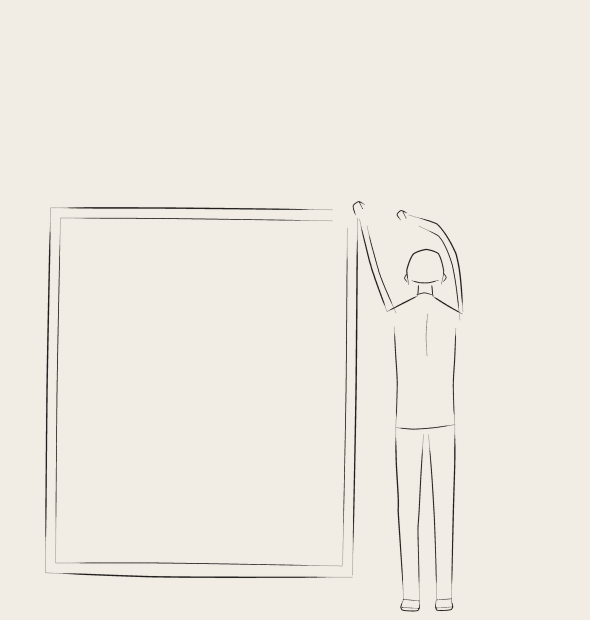
#> input picture illustration/samples/about_frame_paper.png, 1180 x 1240 px, given in place of merida-moment-3.jpg, which was not available (shown at 1/2 size)
$ python scene.py
#> lines starting #> are read from the running program, lines starting #| are printed output that depends on the picture; pictures that were not available may be replaced by others from this repository, and a replacement may not be noted
### illustration/linen.py
"""
Hessentials — drawing-on-linen candidate generator.
Programmatic synthesis (no diffusion): authored imperfection is the point.

Two sources:
  A) Re-ground Jordan's own hand-drawn face (fully owned, genuinely misregistered)
  B) Procedural blind-contour faces — one wandering navy line with authored
     overshoot, doubling-back, and per-feature misregistration.

Target per drawing-style-study.md: thin near-continuous navy line, features
recognizable but spatially displaced, raw woven-linen ground, huge negative
space, no shading, loose / off-center, intimate. NOT clean / symmetrical /
decorative / vector-like.
"""
import numpy as np
from PIL import Image, ImageDraw, ImageFilter
import os

OUT = os.path.join(os.path.dirname(os.path.abspath(__file__)), "samples")
os.makedirs(OUT, exist_ok=True)

# Sampled from this.jpg
LINEN_RGB = np.array([190, 173, 152], float)
INK_RGB   = np.array([28, 31, 44], float)   # dark navy near-black

# ---------------------------------------------------------------- linen ground
def linen_ground(w, h, seed=0, tone=0.0):
    """Warm tan woven texture. tone shifts overall warmth/value slightly."""
    rng = np.random.default_rng(seed)
    base = LINEN_RGB + np.array([tone*6, tone*4, tone*2])
    img = np.ones((h, w, 3)) * base

    yy, xx = np.mgrid[0:h, 0:w].astype(float)
    # woven tooth with WANDERING thread spacing (organic, not graph-paper).
    # Phase accumulates a noisy step so thread pitch drifts across the cloth.
    px = (3.0 + rng.normal(0, 0.9, w).cumsum()*0.0 + np.cumsum(0.9+rng.normal(0,0.18,w)))
    py = (np.cumsum(1.0+rng.normal(0,0.20,h)))
    warp = np.sin(px[None, :]*1.9) * (5.5 + rng.normal(0, 1.4, (1, w)))
    weft = np.sin(py[:, None]*1.7) * (5.5 + rng.normal(0, 1.4, (h, 1)))
    # broken threads: some rows/cols fade (slubs)
    warp *= (0.6 + 0.4*np.clip(np.sin(px[None,:]*0.13)+rng.normal(0,0.3,(1,w)),0,1))
    weft *= (0.6 + 0.4*np.clip(np.sin(py[:,None]*0.11)+rng.normal(0,0.3,(h,1)),0,1))
    img += (warp + weft)[..., None]

    # fiber grain (fine) + horizontal slub streaks (coarse)
    img += rng.normal(0, 5.5, (h, w, 1))
    slub = rng.normal(0, 1, (h, 1))
    slub = np.asarray(Image.fromarray(((slub-slub.min())/(np.ptp(slub)+1e-6)*255)
            .astype(np.uint8)).filter(ImageFilter.GaussianBlur(2)), float)/255.0
    img += (slub[..., None]-0.5) * 9.0

    # large-scale uneven dye (low-freq luminance drift)
    lf = rng.normal(0, 1, (h//40+2, w//40+2))
    lf = np.asarray(Image.fromarray(((lf-lf.min())/(np.ptp(lf)+1e-6)*255).astype(np.uint8))
                    .resize((w, h), Image.BICUBIC), float)/255.0
    img += (lf[..., None]-0.5) * 14.0

    # faint vignette so the panel feels lit, not flat
    cx, cy = w*0.5, h*0.46
    r = np.sqrt(((xx-cx)/(w*0.62))**2 + ((yy-cy)/(h*0.62))**2)
    img -= (np.clip(r-0.55, 0, 1)**1.6 * 20)[..., None]

    return np.clip(img, 0, 255)

# [124 lines left out: functions ink_on_linen, stroke_alpha, wander, short_hatch, proc_face, not called in this run]

# ----------------------------------------------------------------------- render
# [5 lines that do not run on import are left out]

### illustration/scene.py
"""
Hessentials — SCENE translator (v5). Drawing scenes that establish emotion.

Takes an owned source photograph and re-renders the SCENE in our drawn vision —
scratch-tone (massed strokes that follow the forms), line, or notan — warm on
linen. This is the photoreal -> honest-fiction move: the structure of a real,
owned scene becomes a drawing that declares itself made. Programmatic synthesis
of existing material, no diffusion.

The strokes are oriented along the image's edges (perpendicular to the
luminance gradient), so walls, arches, water and figures read as form rather
than noise — the difference between a scene and a smudge.
"""
import numpy as np
from PIL import Image, ImageFilter, ImageOps
from linen import linen_ground
import os

OUT = os.path.join(os.path.dirname(os.path.abspath(__file__)), "samples", "scenes")
os.makedirs(OUT, exist_ok=True)

INK = np.array([34, 30, 30], float)     # warm near-black

def _g(a, r):
    return np.asarray(Image.fromarray(a.clip(0,255).astype(np.uint8))
                      .filter(ImageFilter.GaussianBlur(r)), float)

def load_gray(path, w, h):
#> called with path = 'public/home/merida-moment-3.jpg', w = 1240, h = 698
    im = Image.open(path).convert("L")
    im = ImageOps.fit(im, (w, h), Image.LANCZOS)
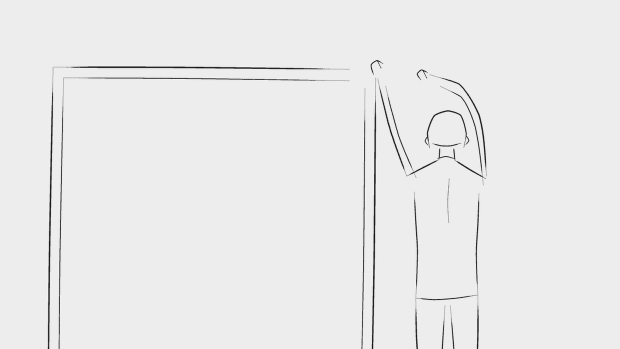
#> im: PIL image 1240x698 L (shown at 1/2 size); min 0, max 255, mean 234.2
    return np.asarray(im, float)

def scene_scratch(path, w=1240, h=698, seed=0, n_strokes=150000, ss=2,
                  gamma=1.35, edge_gain=0.9, follow=0.8, tone=0.0,
                  floor_cut=0.10, hi_protect=0.70, hi_strength=0.85,
                  glow=0.0, sat=5.5):
    """Scratch-tone translation of a scene.

    floor_cut   drops the faint mid-tones so the lights open to bare linen
    hi_protect  luminance above this is treated as light: strokes suppressed
    glow        warms/brightens the protected highlights (sun pouring in)
    """
    rng = np.random.default_rng(seed*13+7)
    g = load_gray(path, w, h)
    L = g/255.0
    detail = L - _g(g, 8)/255.0
    Lc = np.clip(L + 0.35*detail, 0, 1)

    # how "light" each pixel is (0 in shadow, 1 in the brightest highlights)
    bright = np.clip((Lc - hi_protect)/(1 - hi_protect + 1e-6), 0, 1)
    bright = _g(bright*255, 2)/255.0
#> call 2 of _g, with r = 2
#> in _g (call 2), `return np.asarray(Image.fromarray(a.clip(0,255).astype(np.uint8)) .fil..`:
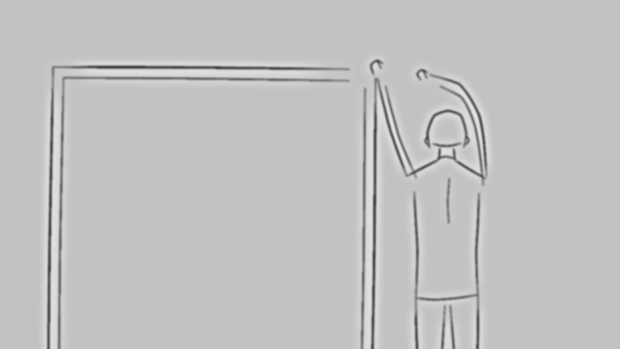
#> returned value: shape (698, 1240) float64 (shown at 1/2 size); min 55, max 231, mean 192.7

    D = np.clip((1 - Lc)**gamma, 0, 1)
    D = np.clip((D - floor_cut)/(1 - floor_cut), 0, 1)   # open the lights

    gb = _g(g, 1.4)/255.0
    gy, gx = np.gradient(gb)
    mag = np.sqrt(gx**2 + gy**2); mag = mag/(mag.max()+1e-6)
    D = np.clip(D + edge_gain*mag*(1 - 0.7*bright), 0, 1) # fewer edge strokes in light
    D *= (1 - hi_strength*bright)                         # protect the highlights
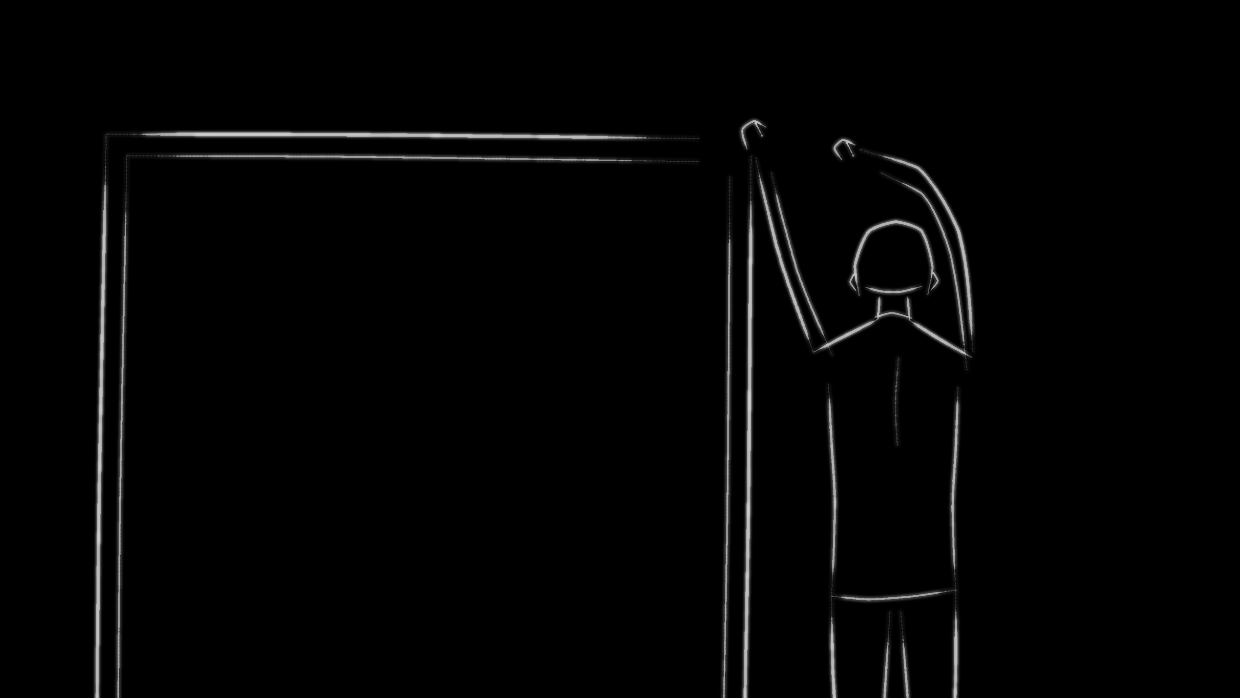
#> D: shape (698, 1240) float64; min 0, max 0.817, mean 0.0151

    ori = np.arctan2(gy, gx) + np.pi/2
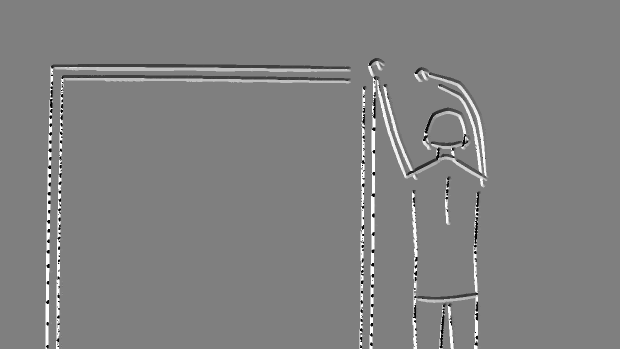
#> ori: shape (698, 1240) float64 (shown at 1/2 size); min -1.56, max 4.71, mean 1.61; drawn with min black and max white

    W, Hpx = w*ss, h*ss
    canvas = np.zeros((Hpx, W), float)
    p = (D**1.4).flatten(); s = p.sum()
#> after `s = p.sum()`: s = 9305.7
    if s <= 0: s = 1.0
    p = p/s
    idx = rng.choice(p.size, size=n_strokes, p=p)
    iy, ix = np.divmod(idx, w)
    dens = D[iy, ix]
    th = ori[iy, ix]
    rand = rng.uniform(0, np.pi, n_strokes)
    ang = follow*th + (1-follow)*rand + rng.normal(0, 0.25, n_strokes)
    ys = iy.astype(float)*ss + rng.uniform(0, ss, n_strokes)
    xs = ix.astype(float)*ss + rng.uniform(0, ss, n_strokes)
    Llen = (4 + dens*12) * ss
    npts = 12
    t = np.linspace(-0.5, 0.5, npts)
    dx = np.cos(ang)[:, None]*Llen[:, None]*t[None, :]
    dy = np.sin(ang)[:, None]*Llen[:, None]*t[None, :]
    pix = np.clip((xs[:, None]+dx).ravel().astype(int), 0, W-1)
    piy = np.clip((ys[:, None]+dy).ravel().astype(int), 0, Hpx-1)
    np.add.at(canvas, (piy, pix), 0.6)
    np.add.at(canvas, (np.clip(piy+1,0,Hpx-1), pix), 0.2)

    canvas = np.asarray(Image.fromarray((np.clip(canvas,0,6)/6*255).astype(np.uint8))
                        .resize((w, h), Image.LANCZOS), float)/255.0
#> canvas: shape (698, 1240) float64
    ink_a = 1 - np.exp(-sat*canvas)
    linen = linen_ground(w, h, seed=seed*3+1, tone=tone)
    if glow > 0:
        linen = np.clip(linen + bright[...,None]*glow*np.array([20,15,7.]), 0, 255)
    out = linen*(1-ink_a[...,None]) + INK*ink_a[...,None]
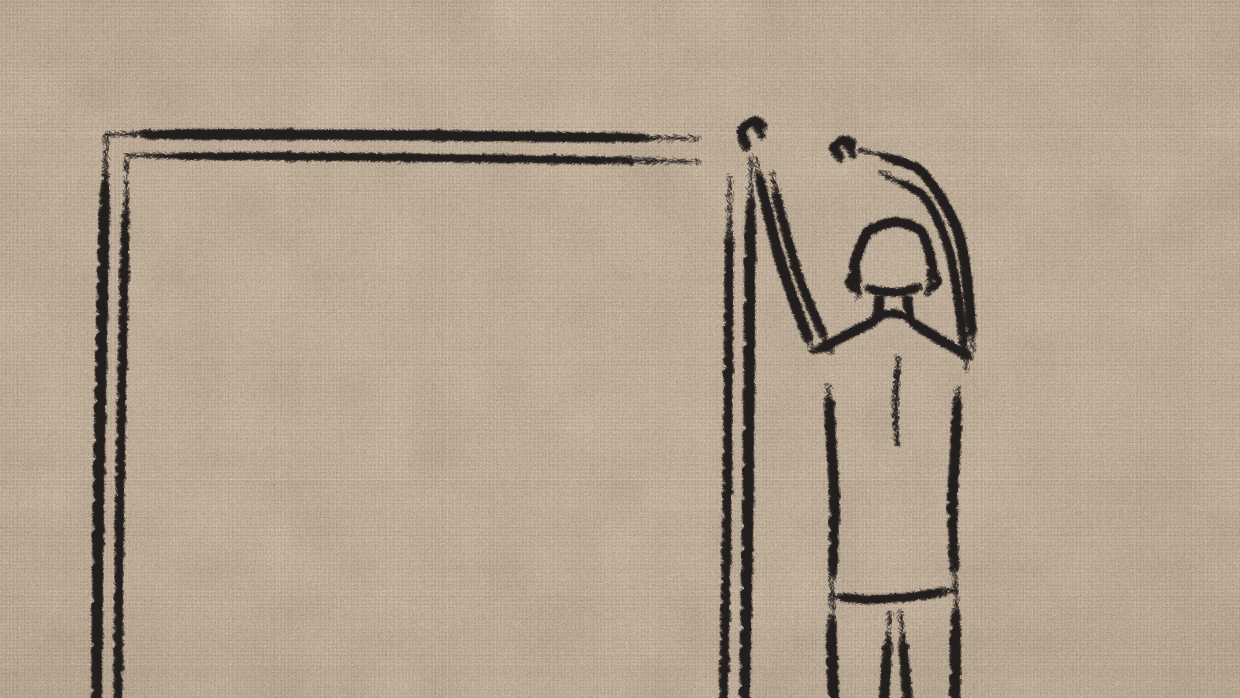
#> out: shape (698, 1240, 3) float64; mean of channels 0, 1, 2 178.3, 162.1, 142.4; drawn as R, G, B
    return Image.fromarray(np.clip(out,0,255).astype(np.uint8))
#> returned value: PIL image 1240x698 RGB

# [10 lines left out: function scene_notan, not called in this run]

if __name__ == "__main__":
    SRC = os.path.join(os.path.dirname(os.path.dirname(os.path.abspath(__file__))),
                       "public", "home")
    scene_scratch(f"{SRC}/merida-moment-3.jpg", seed=3).save(f"{OUT}/scene3_scratch.png")
    print("done:", sorted(os.listdir(OUT)))

$ run again, on illustration/samples/about_scene_d_paper.png
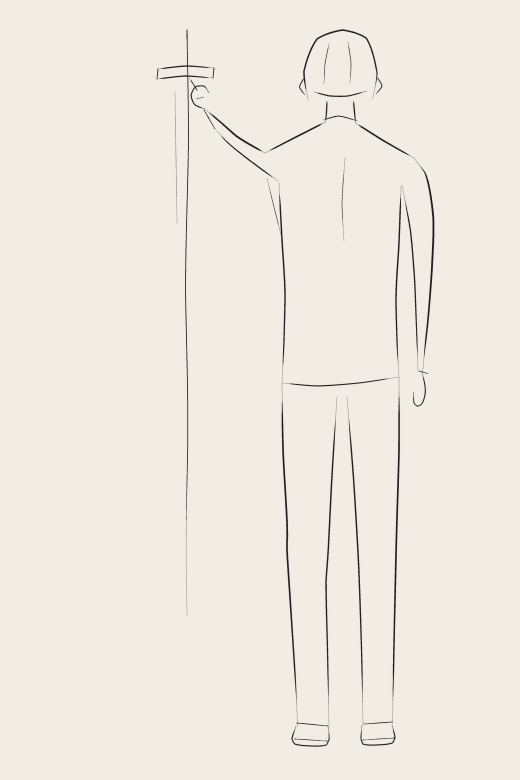
#> input picture illustration/samples/about_scene_d_paper.png, 1040 x 1560 px, given in place of merida-moment-3.jpg, which was not available (shown at 1/2 size)
#> in scene_scratch, `ori = np.arctan2(gy, gx) + np.pi/2`:
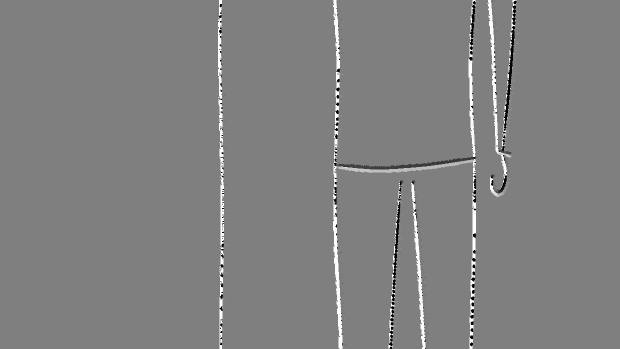
#> ori: shape (698, 1240) float64 (shown at 1/2 size); min -1.56, max 4.71, mean 1.61; drawn with min black and max white
#> s = 8971
#> in scene_scratch, `out = linen*(1-ink_a[...,None]) + INK*ink_a[...,None]`:
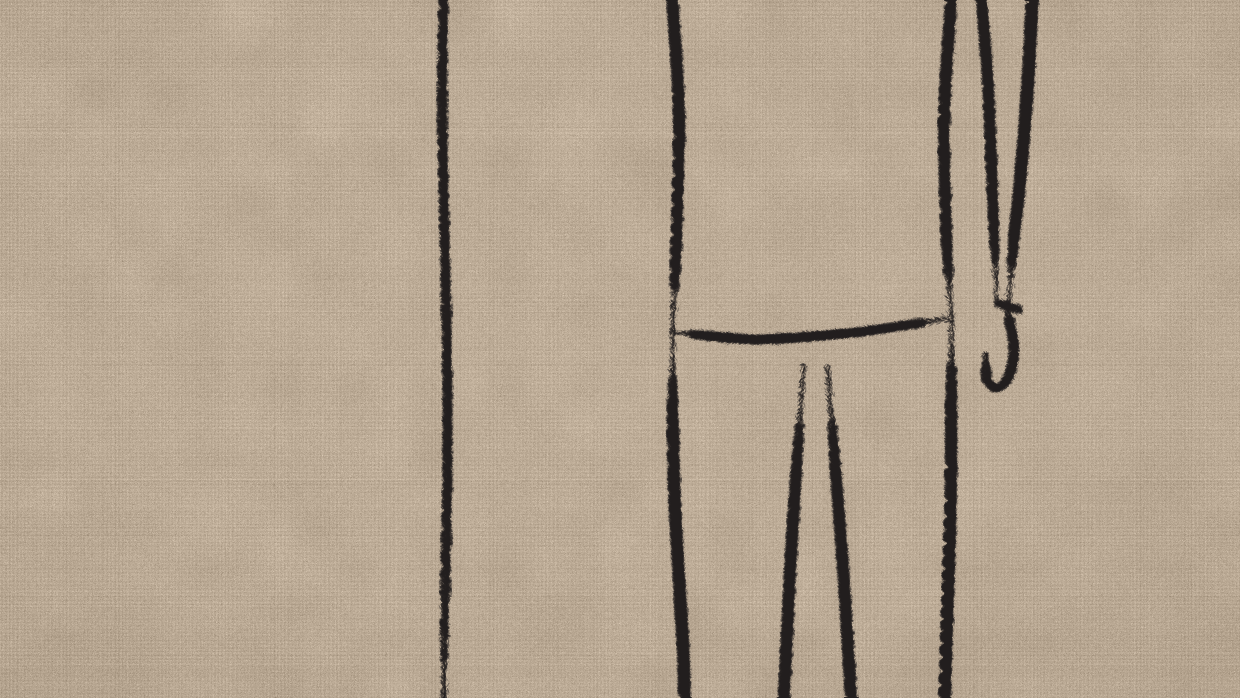
#> out: shape (698, 1240, 3) float64; mean of channels 0, 1, 2 180.5, 164.1, 144; drawn as R, G, B

$ run again, on illustration/samples/arc_notebook_bare.png
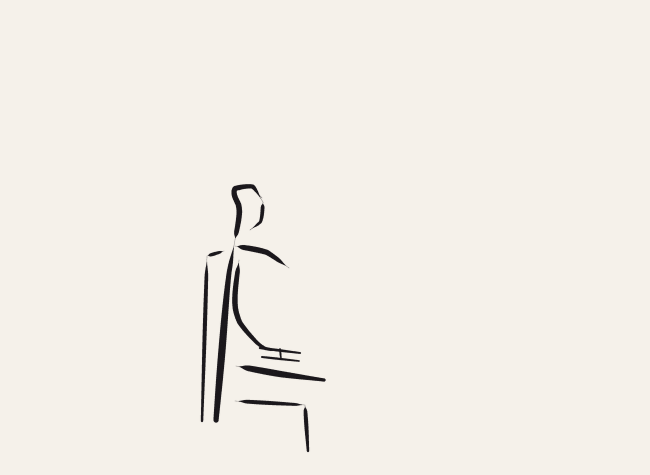
#> input picture illustration/samples/arc_notebook_bare.png, 1300 x 950 px, given in place of merida-moment-3.jpg, which was not available (shown at 1/2 size)
#> in scene_scratch, `ori = np.arctan2(gy, gx) + np.pi/2`:
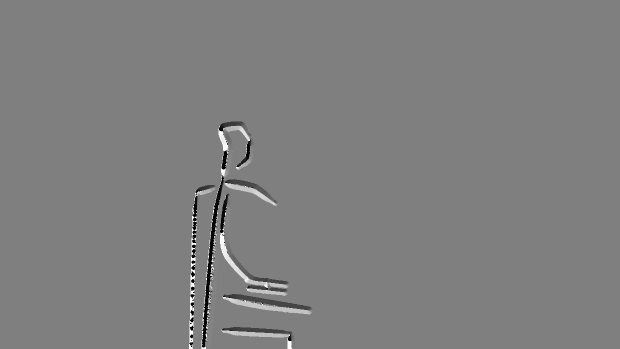
#> ori: shape (698, 1240) float64 (shown at 1/2 size); min -1.56, max 4.71, mean 1.57; drawn with min black and max white
#> s = 12003.6
#> in scene_scratch, `out = linen*(1-ink_a[...,None]) + INK*ink_a[...,None]`:
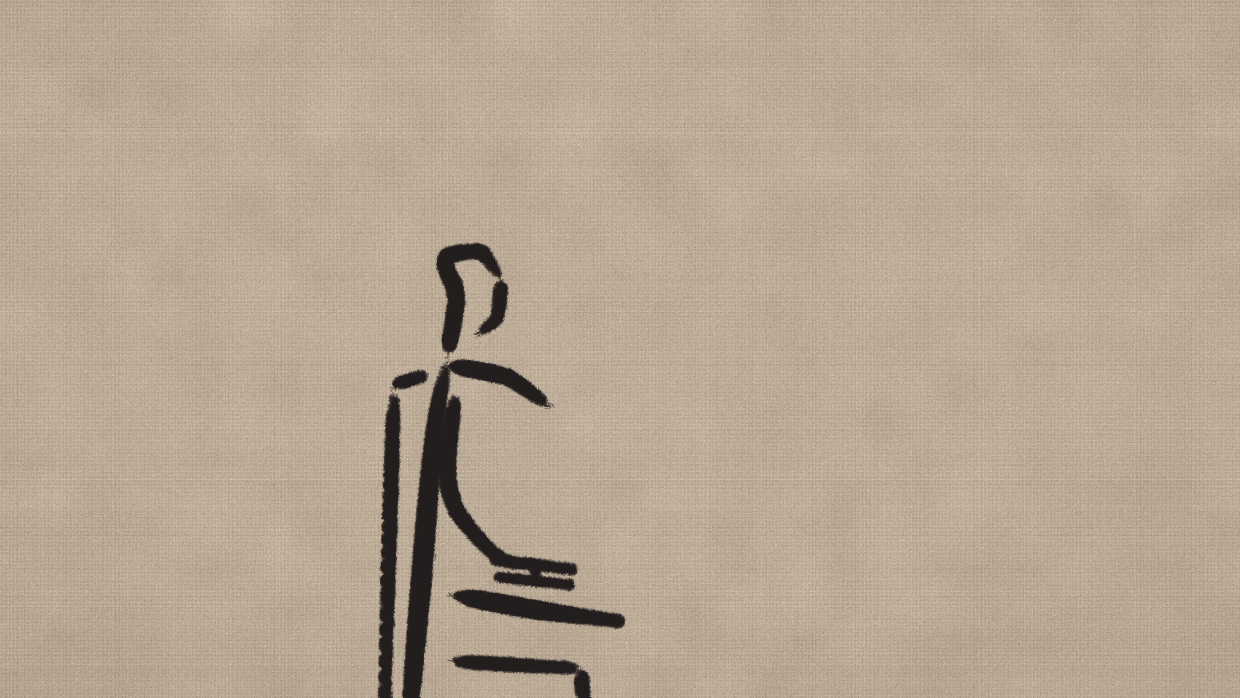
#> out: shape (698, 1240, 3) float64; mean of channels 0, 1, 2 182.9, 166.3, 145.9; drawn as R, G, B
